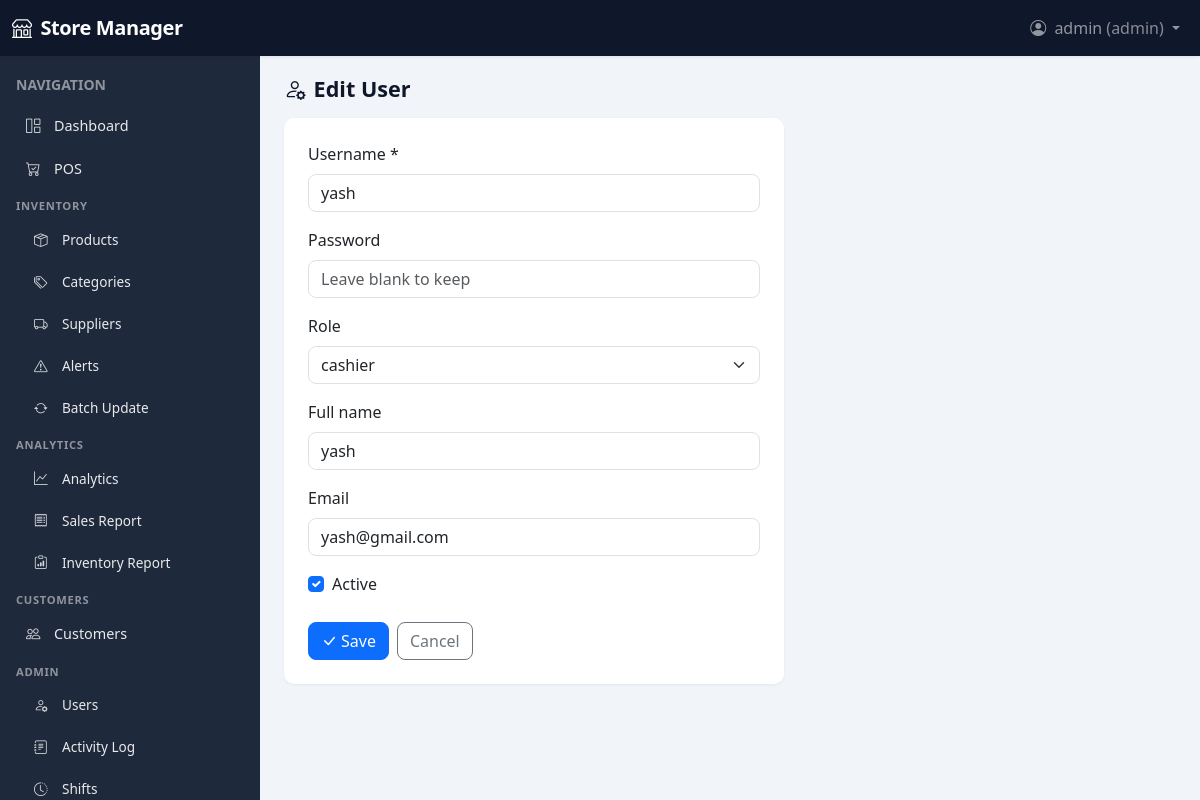
The page /users/2/edit (signed in) on the database its author committed.
### app/models/user.py (models this page shows, shortened)
class User(UserMixin, db.Model):
    __tablename__ = "users"
    id = db.Column(db.Integer, primary_key=True)
    username = db.Column(db.String(80), unique=True, nullable=False, index=True)
    password_hash = db.Column(db.String(256), nullable=False)
    role = db.Column(db.String(20), nullable=False, default="cashier")  # admin, manager, cashier
    full_name = db.Column(db.String(120), nullable=True)
    email = db.Column(db.String(120), nullable=True)
    active = db.Column(db.Boolean, default=True)
    created_at = db.Column(db.DateTime, default=datetime.utcnow)
    sales = db.relationship("Sale", backref="user", lazy="dynamic", foreign_keys="Sale.user_id")
    activity_logs = db.relationship("ActivityLog", backref="user", lazy="dynamic")
    shifts = db.relationship("Shift", backref="user", lazy="dynamic")
    ROLES = ("admin", "manager", "cashier")
    def is_admin(self) -> bool:
        return self.role == "admin"
    def is_manager_or_above(self) -> bool:
        return self.role in ("admin", "manager")

### app/routes/users.py (the view, shortened to what this page needs)
@users_bp.route("/<int:user_id>/edit", methods=["GET", "POST"])
@login_required
@admin_required
def user_edit(user_id):
    user = User.query.get(user_id)
    if not user:
        flash("User not found.", "danger")
        return redirect(url_for("users.user_list"))
    return render_template("users/form.html", user=user)

### app/templates/users/form.html (shortened to what this page needs)
{% extends "base.html" %}
{% block content %}
<div class="page-header mb-3">
  <h1 class="h4 mb-0"><i class="bi bi-person-gear me-2"></i>{{ 'Edit' if user else 'Add' }} User</h1>
</div>
<form method="post" class="card p-4" style="max-width: 500px;">
  <div class="mb-3"><label for="username" class="form-label fw-medium">Username *</label><input type="text" class="form-control rounded-3" id="username" name="username" required value="{% if user %}{{ user.username }}{% endif %}" {% if user %}readonly{% endif %}></div>
  <div class="mb-3"><label for="password" class="form-label fw-medium">Password</label><input type="password" class="form-control rounded-3" id="password" name="password" placeholder="{% if user %}Leave blank to keep{% else %}Required for new user{% endif %}"></div>
  <div class="mb-3"><label for="role" class="form-label fw-medium">Role</label><select class="form-select rounded-3" id="role" name="role">{% for r in ['cashier','manager','admin'] %}<option value="{{ r }}" {% if user and user.role == r %}selected{% endif %}>{{ r }}</option>{% endfor %}</select></div>
  <div class="mb-3"><label for="full_name" class="form-label fw-medium">Full name</label><input type="text" class="form-control rounded-3" id="full_name" name="full_name" value="{% if user %}{{ user.full_name or '' }}{% endif %}"></div>
  <div class="mb-3"><label for="email" class="form-label fw-medium">Email</label><input type="email" class="form-control rounded-3" id="email" name="email" value="{% if user %}{{ user.email or '' }}{% endif %}"></div>
  {% if user %}<div class="mb-3"><div class="form-check"><input type="checkbox" class="form-check-input" name="active" value="1" id="active" {% if user.active %}checked{% endif %}><label class="form-check-label" for="active">Active</label></div></div>{% endif %}
  <div class="d-flex gap-2 mt-2">
    <button type="submit" class="btn btn-primary rounded-3"><i class="bi bi-check-lg me-1"></i>Save</button>
    <a href="{{ url_for('users.user_list') }}" class="btn btn-outline-secondary rounded-3">Cancel</a>
  </div>
</form>
{% endblock %}

### app/templates/base.html (shortened to what this page needs)
<!DOCTYPE html>
<html lang="en">
<head>
  <link href="https://cdn.jsdelivr.net/npm/bootstrap@5.3.2/dist/css/bootstrap.min.css" rel="stylesheet">
  <link href="https://cdn.jsdelivr.net/npm/bootstrap-icons@1.11.1/font/bootstrap-icons.css" rel="stylesheet">
</head>
<body>
  <nav class="navbar navbar-expand-lg navbar-dark fixed-top" style="height: var(--navbar-height);">
    <div class="container-fluid">
      <a class="navbar-brand" href="{{ url_for('main.dashboard') }}"><i class="bi bi-shop me-1"></i> Store Manager</a>
      <div class="collapse navbar-collapse" id="navMain">
        <ul class="navbar-nav ms-auto">
          {% if current_user.is_authenticated %}
          <li class="nav-item dropdown">
            <a class="nav-link dropdown-toggle" href="#" id="userMenu" role="button" data-bs-toggle="dropdown">
              <i class="bi bi-person-circle me-1"></i> {{ current_user.username }} <span class="text-white-50">({{ current_user.role }})</span>
            </a>
          </li>
          {% endif %}
        </ul>
      </div>
    </div>
  </nav>
  <div class="d-flex">
    {% if current_user.is_authenticated %}
    <aside class="sidebar flex-shrink-0" id="sidebar">
      <div class="p-3 pb-0">
        <span class="text-white-50 small text-uppercase fw-semibold">Navigation</span>
      </div>
      <ul class="nav flex-column py-2">
        <li class="nav-item">
          <a class="nav-link {{ 'active' if request.endpoint == 'main.dashboard' else '' }}" href="{{ url_for('main.dashboard') }}">
            <i class="bi bi-grid-1x2 me-2"></i>Dashboard
          </a>
        </li>
        <li class="nav-item">
          <a class="nav-link {{ 'active' if request.endpoint and request.endpoint.startswith('pos.') else '' }}" href="{{ url_for('pos.index') }}">
            <i class="bi bi-cart-check me-2"></i>POS
          </a>
        </li>
        <li class="nav-section-label">Inventory</li>
        <li class="nav-item">
          <a class="nav-link sub {{ 'active' if request.endpoint in ['inventory.product_list', 'inventory.product_add', 'inventory.product_edit'] else '' }}" href="{{ url_for('inventory.product_list') }}">
            <i class="bi bi-box-seam me-2"></i>Products
          </a>
        </li>
        {% if current_user.is_manager_or_above() %}
        <li class="nav-item">
          <a class="nav-link sub {{ 'active' if request.endpoint in ['inventory.category_list', 'inventory.category_add', 'inventory.category_edit'] else '' }}" href="{{ url_for('inventory.category_list') }}">
            <i class="bi bi-tags me-2"></i>Categories
          </a>
        </li>
        <li class="nav-item">
          <a class="nav-link sub {{ 'active' if request.endpoint in ['inventory.supplier_list', 'inventory.supplier_add', 'inventory.supplier_edit'] else '' }}" href="{{ url_for('inventory.supplier_list') }}">
            <i class="bi bi-truck me-2"></i>Suppliers
          </a>
        </li>
        <li class="nav-item">
          <a class="nav-link sub {{ 'active' if request.endpoint == 'inventory.alerts' else '' }}" href="{{ url_for('inventory.alerts') }}">
            <i class="bi bi-exclamation-triangle me-2"></i>Alerts
          </a>
        </li>
        <li class="nav-item">
          <a class="nav-link sub {{ 'active' if request.endpoint == 'inventory.batch_update' else '' }}" href="{{ url_for('inventory.batch_update') }}">
            <i class="bi bi-arrow-repeat me-2"></i>Batch Update
          </a>
        </li>
        <li class="nav-section-label">Analytics</li>
        <li class="nav-item">
          <a class="nav-link sub {{ 'active' if request.endpoint == 'analytics.dashboard' else '' }}" href="{{ url_for('analytics.dashboard') }}">
            <i class="bi bi-graph-up me-2"></i>Analytics
          </a>
        </li>
        <li class="nav-item">
          <a class="nav-link sub {{ 'active' if request.endpoint == 'analytics.sales_report_page' else '' }}" href="{{ url_for('analytics.sales_report_page') }}">
            <i class="bi bi-receipt me-2"></i>Sales Report
          </a>
        </li>
        <li class="nav-item">
          <a class="nav-link sub {{ 'active' if request.endpoint == 'analytics.inventory_report' else '' }}" href="{{ url_for('analytics.inventory_report') }}">
            <i class="bi bi-clipboard-data me-2"></i>Inventory Report
          </a>
        </li>
        {% endif %}
        {% if current_user.is_manager_or_above() %}
        <li class="nav-section-label">Customers</li>
        <li class="nav-item">
          <a class="nav-link {{ 'active' if request.endpoint and request.endpoint.startswith('customers.') else '' }}" href="{{ url_for('customers.customer_list') }}">
            <i class="bi bi-people me-2"></i>Customers
          </a>
        </li>
        {% endif %}
        {% if current_user.is_admin() %}
        <li class="nav-section-label">Admin</li>
        <li class="nav-item">
          <a class="nav-link sub {{ 'active' if request.endpoint == 'users.user_list' else '' }}" href="{{ url_for('users.user_list') }}">
            <i class="bi bi-person-gear me-2"></i>Users
          </a>
        </li>
        <li class="nav-item">
          <a class="nav-link sub {{ 'active' if request.endpoint == 'users.activity_log' else '' }}" href="{{ url_for('users.activity_log') }}">
            <i class="bi bi-journal-text me-2"></i>Activity Log
          </a>
        </li>
        <li class="nav-item">
          <a class="nav-link sub {{ 'active' if request.endpoint == 'users.shift_list' else '' }}" href="{{ url_for('users.shift_list') }}">
            <i class="bi bi-clock-history me-2"></i>Shifts
          </a>
        </li>
        {% endif %}
      </ul>
    </aside>
    {% endif %}
    <div class="main-wrap flex-grow-1">
      <main class="main-content">
        {% block content %}{% endblock %}
      </main>
    </div>
  </div>
</body>
</html>

### app/templates/base.html (style rules this page uses)
:root { --sidebar-width: 260px; --navbar-height: 56px; --sidebar-bg: #1e293b; --sidebar-hover: rgba(255,255,255,.08); --sidebar-active: #0ea5e9; --sidebar-text: rgba(255,255,255,.9); --content-bg: #f1f5f9; --card-shadow: 0 1px 3px rgba(0,0,0,.06); --card-radius: 10px; }
body { min-height: 100vh; background: var(--content-bg); font-family: system-ui, -apple-system, sans-serif; }
.navbar { box-shadow: 0 1px 3px rgba(0,0,0,.08); background: #0f172a !important; }
.navbar-brand { font-weight: 600; letter-spacing: -0.02em; }
.sidebar { width: var(--sidebar-width); min-height: calc(100vh - var(--navbar-height)); background: var(--sidebar-bg); position: fixed; left: 0; top: var(--navbar-height); z-index: 1020; overflow-y: auto; transition: transform .2s ease, box-shadow .2s ease; }
.sidebar .nav-section-label { color: rgba(255,255,255,.5); font-size: .7rem; font-weight: 600; text-transform: uppercase; letter-spacing: .06em; padding: .5rem 1rem .25rem; }
.sidebar .nav-link { color: var(--sidebar-text); padding: .55rem 1rem; border-radius: 8px; margin: 2px 10px; font-size: .9rem; display: flex; align-items: center; }
.sidebar .nav-link i { opacity: .9; width: 1.25rem; }
.sidebar .nav-link.sub { padding-left: 1.5rem; font-size: .85rem; }
.main-wrap { margin-left: var(--sidebar-width); padding-top: var(--navbar-height); min-height: 100vh; }
.main-content { padding: 1.25rem 1.5rem; max-width: 1400px; margin: 0 auto; }
.page-header { margin-bottom: 1.25rem; }
.page-header h1 { font-size: 1.35rem; font-weight: 600; color: #0f172a; margin: 0; }
.card { border: none; border-radius: var(--card-radius); box-shadow: var(--card-shadow); }
.btn { border-radius: 8px; font-weight: 500; }

### rows shown on the page
User: username "admin", role "admin"
User: username "yash", role "cashier", full_name "yash", email "yash@gmail.com", active "☑"

### other values the page prints
{{ 'Edit' if user else 'Add' }} "Edit"
